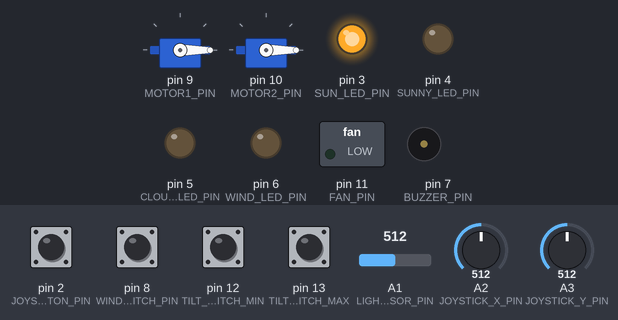
A sketch run on a simulated Arduino Uno, built with avr-gcc and run on an emulated ATmega328P. On the bench: 2 × servo, switched loads named in the sketch (green lamp = pin HIGH), output pins drawn as LEDs (lit = HIGH), buzzer (waves = sounding, pin HIGH). The inputs (shaded band) are chosen by the test bench; at power-on: pin 2 (JOYSTICK_BUTTON_PIN), pin 8 (WIND_SWITCH_PIN), pin 12 (TILT_SWITCH_MIN), pin 13 (TILT_SWITCH_MAX) HIGH, A2 (JOYSTICK_X_PIN) = 512, A3 (JOYSTICK_Y_PIN) = 512, A1 (LIGHT_SENSOR_PIN) = 512. What the sketch prints to the serial monitor is not drawn.

Above: at 2.7 s.
2.8 s: A2 (JOYSTICK_X_PIN) set to 593
4.3 s: A2 (JOYSTICK_X_PIN) set to 615
At 4.93 s:
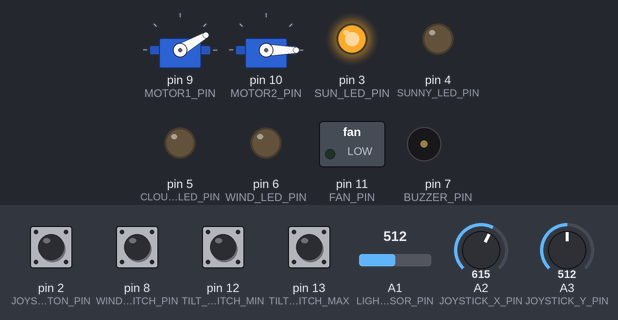
At 6.53 s:
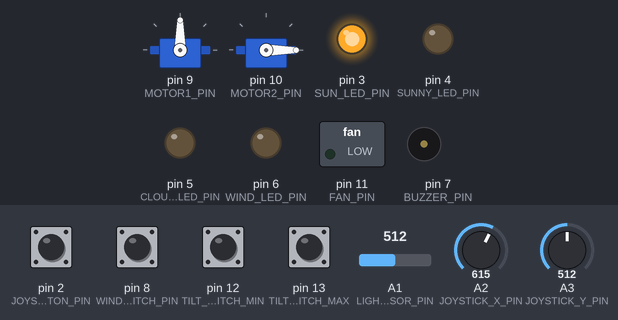
7.3 s: A3 (JOYSTICK_Y_PIN) set to 416
10.3 s: A3 (JOYSTICK_Y_PIN) set to 388
At 12.7 s:
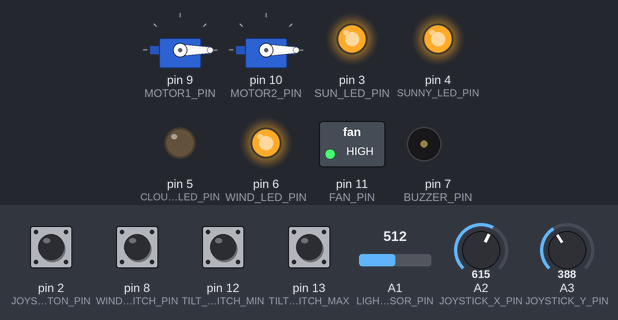
13.3 s: A3 (JOYSTICK_Y_PIN) set to 588
14.8 s: A3 (JOYSTICK_Y_PIN) set to 609
At 16.63 s:
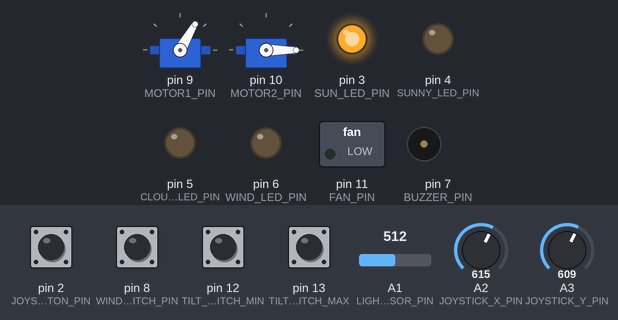
Timing chart, 0 to 18.8 s (numbered marks = the images above; inputs shaded):
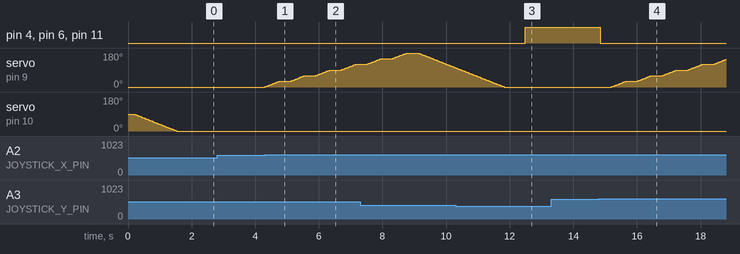

The sketch:

Weather_data_physicalisation.ino
```cpp
#include <Servo.h>
#include <EEPROM.h>

const int LIGHT_SENSOR_PIN = A1;
const int JOYSTICK_X_PIN = A2;
const int JOYSTICK_Y_PIN = A3;
const int JOYSTICK_BUTTON_PIN = 2;
const int SUN_LED_PIN = 3;
const int SUNNY_LED_PIN = 4;
const int CLOUDY_LED_PIN = 5;
const int WIND_LED_PIN = 6;
const int BUZZER_PIN = 7;
const int WIND_SWITCH_PIN = 8;
const int MOTOR1_PIN = 9;
const int MOTOR2_PIN = 10;
const int FAN_PIN = 11;
const int TILT_SWITCH_MIN = 12;
const int TILT_SWITCH_MAX = 13;

const int JOYSTICK_THRESHOLD_LOW = 400;
const int JOYSTICK_THRESHOLD_HIGH = 600;
const int LIGHT_THRESHOLD = 500;

enum Mode { NORMAL, PREDICT };
Mode currentMode = NORMAL;

const String DAYS[7] = {"Monday", "Tuesday", "Wednesday", "Thursday", "Friday", "Saturday", "Sunday"};

struct WeatherData {
  String weather;
  String wind;
};

WeatherData weatherDataset[7];
int currentDayIndex = 0;
int lastDayIndex = 0;

Servo dateMotor;
Servo cloudMotor;
int dateAngle = 0;
int cloudAngle = 90;

bool dataReceived = false;

const int MAX_STR_LEN = 10;
const int EEPROM_BASE_ADDR = 0;
const int RECORD_SIZE = 2 * MAX_STR_LEN;

void eepromWriteString(int startAddr, const String &data) {
  int len = data.length();
  if (len > MAX_STR_LEN - 1) len = MAX_STR_LEN - 1;
  for (int i = 0; i < len; i++) {
    EEPROM.write(startAddr + i, data[i]);
  }
  EEPROM.write(startAddr + len, '\0');
}

String eepromReadString(int startAddr) {
  char buf[MAX_STR_LEN];
  for (int i = 0; i < MAX_STR_LEN - 1; i++) {
    buf[i] = EEPROM.read(startAddr + i);
    if (buf[i] == '\0') {
      buf[i] = '\0';
      return String(buf);
    }
  }
  buf[MAX_STR_LEN - 1] = '\0';
  return String(buf);
}

void loadWeatherDataFromEEPROM() {
  dataReceived = false;
  for (int i = 0; i < 7; i++) {
    int addr = EEPROM_BASE_ADDR + i * RECORD_SIZE;
    weatherDataset[i].weather = eepromReadString(addr);
    weatherDataset[i].wind = eepromReadString(addr + MAX_STR_LEN);
    if (weatherDataset[i].weather.length() > 0) dataReceived = true;
  }
}

void saveWeatherDataToEEPROM() {
  for (int i = 0; i < 7; i++) {
    int addr = EEPROM_BASE_ADDR + i * RECORD_SIZE;
    eepromWriteString(addr, weatherDataset[i].weather);
    eepromWriteString(addr + MAX_STR_LEN, weatherDataset[i].wind);
  }
}

void setup() {
  pinMode(SUN_LED_PIN, OUTPUT);
  pinMode(SUNNY_LED_PIN, OUTPUT);
  pinMode(CLOUDY_LED_PIN, OUTPUT);
  pinMode(WIND_LED_PIN, OUTPUT);
  pinMode(BUZZER_PIN, OUTPUT);
  pinMode(FAN_PIN, OUTPUT);
  pinMode(JOYSTICK_BUTTON_PIN, INPUT_PULLUP);
  pinMode(WIND_SWITCH_PIN, INPUT_PULLUP);
  pinMode(TILT_SWITCH_MIN, INPUT_PULLUP);
  pinMode(TILT_SWITCH_MAX, INPUT_PULLUP);

  dateMotor.attach(MOTOR1_PIN);
  cloudMotor.attach(MOTOR2_PIN);
  dateMotor.write(dateAngle);
  cloudMotor.write(cloudAngle);

  Serial.begin(9600);

  loadWeatherDataFromEEPROM();

  if (!dataReceived) {
    Serial.println("No EEPROM data found. Loading default dataset.");
    for (int i = 0; i < 7; i++) {
      weatherDataset[i].weather = "Sunny";
      weatherDataset[i].wind = "NoWind";
    }
    saveWeatherDataToEEPROM();
  } else {
    Serial.println("Loaded weather data from EEPROM:");
    for (int i = 0; i < 7; i++) {
      Serial.print(DAYS[i]);
      Serial.print(",");
      Serial.print(weatherDataset[i].weather);
      Serial.print(",");
      Serial.println(weatherDataset[i].wind);
    }
  }

  updateWeatherDisplay();
  digitalWrite(SUN_LED_PIN, HIGH);
}

void loop() {
  receiveWeatherData();

  if (currentMode == NORMAL) {
    normalMode();
  } else {
    predictMode();
  }

  delay(50);
}

void receiveWeatherData() {
  static String input = "";
  while (Serial.available()) {
    char c = Serial.read();
    if (c == '\n') {
      input.trim();
      if (input.length() > 0) {
        parseWeatherLine(input);
      }
      input = "";
    } else {
      input += c;
    }
  }
}

void parseWeatherLine(String line) {
  int firstComma = line.indexOf(',');
  int secondComma = line.indexOf(',', firstComma + 1);
  if (firstComma != -1 && secondComma != -1) {
    String dayStr = line.substring(0, firstComma);
    String weatherStr = line.substring(firstComma + 1, secondComma);
    String windStr = line.substring(secondComma + 1);

    int dayIndex = -1;
    for (int i = 0; i < 7; i++) {
      if (dayStr.equalsIgnoreCase(DAYS[i])) {
        dayIndex = i;
        break;
      }
    }

    if (dayIndex != -1) {
      weatherDataset[dayIndex].weather = weatherStr;
      weatherDataset[dayIndex].wind = windStr;
      dataReceived = true;

      int addr = EEPROM_BASE_ADDR + dayIndex * RECORD_SIZE;
      eepromWriteString(addr, weatherStr);
      eepromWriteString(addr + MAX_STR_LEN, windStr);

      updateWeatherDisplay();

      Serial.print("Updated: ");
      Serial.println(line);
    }
  }
}

void normalMode() {
  int xValue = analogRead(JOYSTICK_X_PIN);
  if (xValue < JOYSTICK_THRESHOLD_LOW) {
    currentDayIndex = (currentDayIndex + 6) % 7;
    updateWeatherDisplay();
    delay(300);
  } else if (xValue > JOYSTICK_THRESHOLD_HIGH) {
    currentDayIndex = (currentDayIndex + 1) % 7;
    updateWeatherDisplay();
    delay(300);
  }

  int yValue = analogRead(JOYSTICK_Y_PIN);
  if (yValue < JOYSTICK_THRESHOLD_LOW) {
    lastDayIndex = currentDayIndex;
    currentMode = PREDICT;
    Serial.println("MODE:PREDICT");
    delay(300);
  }
}

void predictMode() {
  int lightValue = analogRead(LIGHT_SENSOR_PIN);
  bool isSunny = (lightValue > LIGHT_THRESHOLD);

  if (isSunny) {
    safeMoveCloudMotor(0);
    digitalWrite(SUNNY_LED_PIN, HIGH);
    digitalWrite(CLOUDY_LED_PIN, LOW);
  } else {
    safeMoveCloudMotor(90);
    digitalWrite(SUNNY_LED_PIN, LOW);
    digitalWrite(CLOUDY_LED_PIN, HIGH);
  }

  bool isWindy = (digitalRead(WIND_SWITCH_PIN) == HIGH);

  if (isWindy) {
    analogWrite(FAN_PIN, 255);
    digitalWrite(WIND_LED_PIN, HIGH);
  } else {
    analogWrite(FAN_PIN, 0);
    digitalWrite(WIND_LED_PIN, LOW);
  }

  if (digitalRead(JOYSTICK_BUTTON_PIN) == LOW) {
    checkPrediction(isSunny, isWindy);
    delay(300);
  }

  int yValue = analogRead(JOYSTICK_Y_PIN);
  if (yValue > JOYSTICK_THRESHOLD_HIGH) {
    currentMode = NORMAL;
    currentDayIndex = lastDayIndex;
    updateWeatherDisplay();
    Serial.println("MODE:NORMAL");
    delay(300);
  }
}

// Motor movement
void safeMoveDateMotor(int targetAngle) {
  targetAngle = constrain(targetAngle, 0, 180);
  int step = (targetAngle > dateAngle) ? 1 : -1;

  while (dateAngle != targetAngle) {
    if (step == 1 && digitalRead(TILT_SWITCH_MAX) == LOW) break;
    else if (step == -1 && digitalRead(TILT_SWITCH_MIN) == LOW) break;

    dateAngle += step;
    dateMotor.write(dateAngle);
    delay(15);
  }
}

void safeMoveCloudMotor(int targetAngle) {
  targetAngle = constrain(targetAngle, 0, 90);
  int step = (targetAngle > cloudAngle) ? 1 : -1;

  while (cloudAngle != targetAngle) {
    if (step == 1 && digitalRead(TILT_SWITCH_MAX) == LOW) break;
    else if (step == -1 && cloudAngle <= 0) break;

    cloudAngle += step;
    cloudMotor.write(cloudAngle);
    delay(15);
  }
}

void updateWeatherDisplay() {
  int targetAngle = map(currentDayIndex, 0, 6, 0, 180);
  safeMoveDateMotor(targetAngle);

  digitalWrite(SUNNY_LED_PIN, (weatherDataset[currentDayIndex].weather == "Sunny") ? HIGH : LOW);
  digitalWrite(CLOUDY_LED_PIN, (weatherDataset[currentDayIndex].weather == "Cloudy") ? HIGH : LOW);

  if (weatherDataset[currentDayIndex].weather == "Cloudy") {
    safeMoveCloudMotor(90);
  } else {
    safeMoveCloudMotor(0);
  }

  bool isWindy = (weatherDataset[currentDayIndex].wind == "Windy");
  digitalWrite(WIND_LED_PIN, isWindy ? HIGH : LOW);
  analogWrite(FAN_PIN, isWindy ? 255 : 0);

  Serial.print(DAYS[currentDayIndex]);
  Serial.print(",");
  Serial.print(weatherDataset[currentDayIndex].weather);
  Serial.print(",");
  Serial.println(weatherDataset[currentDayIndex].wind);
}

void checkPrediction(bool predictedSunny, bool predictedWindy) {
  int nextDayIndex = (lastDayIndex + 1) % 7;
  WeatherData actual = weatherDataset[nextDayIndex];

  String predictedWeather = predictedSunny ? "Sunny" : "Cloudy";
  String predictedWind = predictedWindy ? "Windy" : "NoWind";

  bool weatherCorrect = (predictedWeather == actual.weather);
  bool windCorrect = (predictedWind == actual.wind);

  if (weatherCorrect && windCorrect) {
    beep(1);
    Serial.println("PREDICT:CORRECT");
  } else {
    beep(3);
    Serial.println("PREDICT:WRONG");
    Serial.print("ACTUAL:");
    Serial.print(actual.weather);
    Serial.print(",");
    Serial.println(actual.wind);
  }
}

void beep(int times) {
  for (int i = 0; i < times; i++) {
    digitalWrite(BUZZER_PIN, HIGH);
    delay(200);
    digitalWrite(BUZZER_PIN, LOW);
    if (i < times - 1) delay(150);
  }
}
```

Measured:
- the behaviour switches between 600 and 601 on A2 (JOYSTICK_X_PIN) (found by bisection; images 0 and 1)
- the behaviour switches between 400 and 399 on A3 (JOYSTICK_Y_PIN) (found by bisection; images 2 and 3)
- the behaviour switches between 600 and 601 on A3 (JOYSTICK_Y_PIN) (found by bisection; images 3 and 4)
- after the input at 2.8 s, every drawn part: stays the same
- after the input at 4.3 s, servo on pin 9 (MOTOR1_PIN): moves from 0° to 120° over 2.9 s, starting at once
- after the input at 10.3 s, pin 4 (SUNNY_LED_PIN), pin 6 (WIND_LED_PIN), pin 11 (FAN_PIN): LOW → HIGH after 2.2 s; servo on pin 9 (MOTOR1_PIN): goes on until 11.8 s, then stays 0°
- after the input at 13.3 s, every drawn part: stays the same
- after the input at 14.8 s, pin 4 (SUNNY_LED_PIN), pin 6 (WIND_LED_PIN), pin 11 (FAN_PIN): HIGH → LOW after 0.05 s; servo on pin 9 (MOTOR1_PIN): moves from 0° to 145° over 3.6 s, starting after 0.40 s
